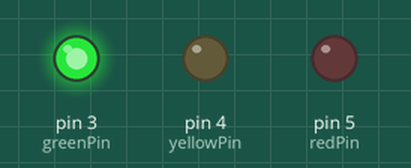
Recording of a sketch running on a simulated Arduino Uno, built with avr-gcc and run on an emulated ATmega328P. On the bench: output pins drawn as LEDs (lit = HIGH).

Above: at 15.0 s.
At 31.5 s:
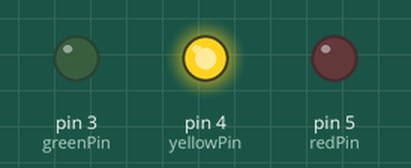
At 38.0 s:
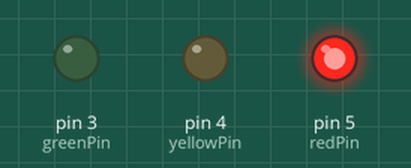
Timing chart, 0 to 55.9 s (numbered marks = the images above):
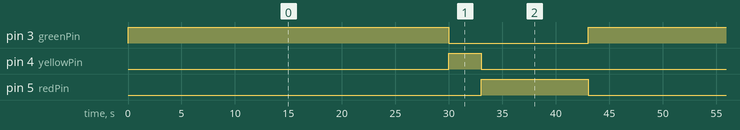

Measured:
- by itself, pin 3 (greenPin): alternates HIGH for 30.0 s and LOW for 13.0 s
- by itself, pin 4 (yellowPin): alternates HIGH for 3.0 s and LOW for 40.0 s
- by itself, pin 5 (redPin): alternates HIGH for 10.0 s and LOW for 33.0 s

The sketch:

TrafficLight.ino
```cpp
//// Traffic Light ////

// delay time
int greenLight = 30000; // 30 sec
int yellowLight = 3000; // 3 sec
int redLight = 10000; // 10 sec

// pin number
int greenPin = 3;
int yellowPin = 4;
int redPin = 5;

void setup() {
  pinMode(greenPin, OUTPUT);
  pinMode(yellowPin, OUTPUT);
  pinMode(redPin, OUTPUT);
}

void loop() {
  // green light
  digitalWrite(yellowPin, 0); digitalWrite(redPin, 0); digitalWrite(greenPin, 1);
  delay(greenLight);

  // yellow light
  digitalWrite(redPin, 0); digitalWrite(greenPin, 0); digitalWrite(yellowPin, 1);
  delay(yellowLight);

  // red light
  digitalWrite(greenPin, 0); digitalWrite(yellowPin, 0); digitalWrite(redPin, 1);
  delay(redLight);
}
```
